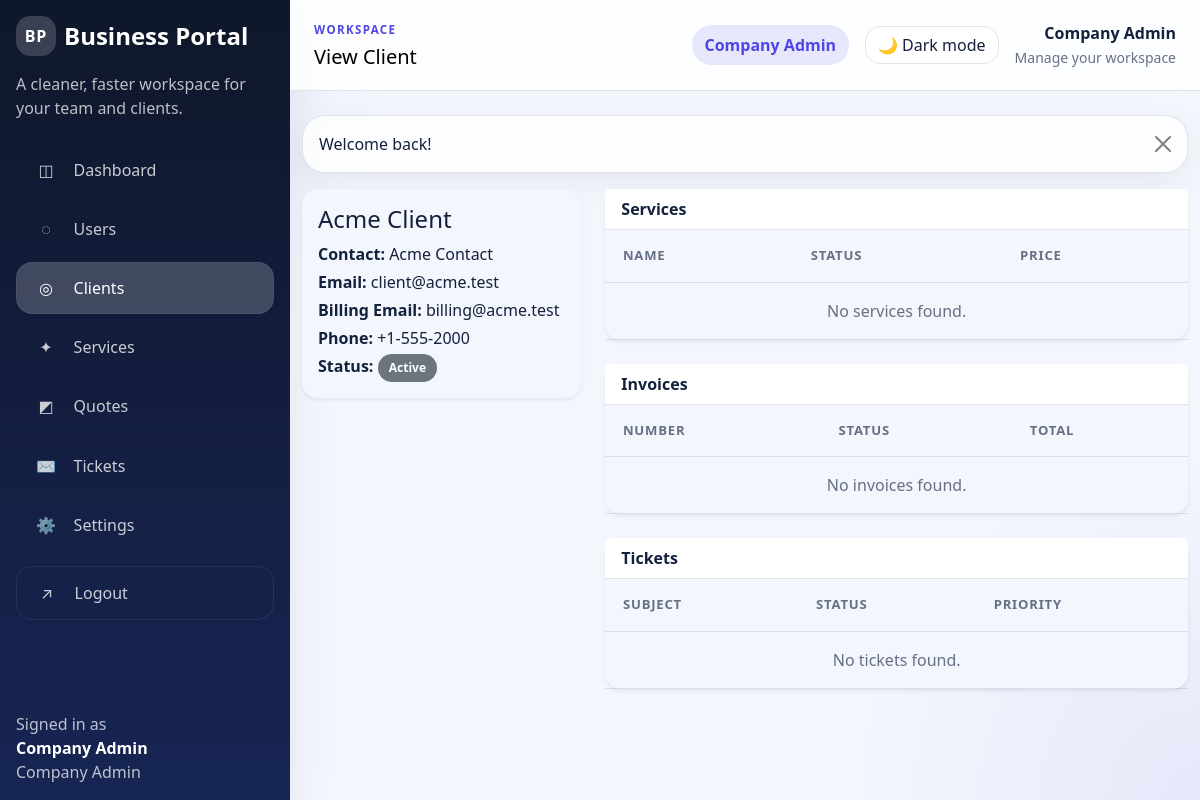
The page /modules/clients/view.php?id=1 (signed in) on the database its author committed.
### tables this page shows
CREATE TABLE clients (
    id INT UNSIGNED AUTO_INCREMENT PRIMARY KEY,
    company_id INT UNSIGNED NOT NULL,
    company_name VARCHAR(150) NOT NULL,
    contact_name VARCHAR(150) DEFAULT NULL,
    email VARCHAR(190) DEFAULT NULL,
    billing_email VARCHAR(190) DEFAULT NULL,
    phone VARCHAR(50) DEFAULT NULL,
    address_line1 VARCHAR(255) DEFAULT NULL,
    city VARCHAR(100) DEFAULT NULL,
    state VARCHAR(100) DEFAULT NULL,
    postal_code VARCHAR(30) DEFAULT NULL,
    country VARCHAR(100) DEFAULT NULL,
    status ENUM('active','inactive') NOT NULL DEFAULT 'active',
    created_at TIMESTAMP NOT NULL DEFAULT CURRENT_TIMESTAMP,
    updated_at TIMESTAMP NOT NULL DEFAULT CURRENT_TIMESTAMP ON UPDATE CURRENT_TIMESTAMP,
    CONSTRAINT fk_clients_company FOREIGN KEY (company_id) REFERENCES companies (id) ON DELETE CASCADE,
    UNIQUE KEY uq_clients_company_email (company_id, email),
    KEY idx_clients_company_status (company_id, status)
);

### config/database.php (called while the page is built, shortened)
<?php
function db(): PDO
{
    static $pdo = null;
    if ($pdo instanceof PDO) {
        return $pdo;
    }
    $dsn = sprintf('mysql:host=%s;dbname=%s;charset=%s', DB_HOST, DB_NAME, DB_CHARSET);
    $pdo = new PDO($dsn, DB_USER, DB_PASS, [
        PDO::ATTR_ERRMODE => PDO::ERRMODE_EXCEPTION,
        PDO::ATTR_DEFAULT_FETCH_MODE => PDO::FETCH_ASSOC,
        PDO::ATTR_EMULATE_PREPARES => false,
    ]);
    return $pdo;
}

### includes/auth.php (called while the page is built, shortened)
<?php
require_once BASE_PATH . '/includes/functions.php';
function current_user(): ?array
{
    return $_SESSION['user'] ?? null;
}
function is_logged_in(): bool
{
    return current_user() !== null;
}
function has_role(string|array $roles): bool
{
    $user = current_user();
    $roles = (array) $roles;
    return in_array($user['role'], $roles, true);
}
function is_super_admin(): bool
{
    return has_role('super_admin');
}
function is_company_admin(): bool
{
    return has_role('company_admin');
}
function has_permission(string|array $permissions): bool
{
    if (is_super_admin() || is_company_admin()) {
        return true;
    }
    return false;
}

### modules/clients/view.php (the view, shortened to what this page needs)
<?php
require_once BASE_PATH . '/includes/auth.php';
$id = request_int('id');
$sql = 'SELECT * FROM clients WHERE id = :id AND ' . (is_super_admin() ? '1=1' : 'company_id = :company_id');
$stmt = db()->prepare($sql);
$stmt->execute(['id' => $id] + company_scope_params());
$client = $stmt->fetch();
$services = [];
if (has_permission('services.view')) {
    $serviceStmt = db()->prepare('SELECT * FROM services WHERE client_id = :client_id AND company_id = :company_id ORDER BY created_at DESC');
    $serviceStmt->execute(['client_id' => $id, 'company_id' => (int) $client['company_id']]);
    $services = $serviceStmt->fetchAll();
}
$invoices = [];
if (has_permission('invoices.view')) {
    $invoiceStmt = db()->prepare('SELECT * FROM invoices WHERE client_id = :client_id AND company_id = :company_id ORDER BY created_at DESC');
    $invoiceStmt->execute(['client_id' => $id, 'company_id' => (int) $client['company_id']]);
    $invoices = $invoiceStmt->fetchAll();
}
$tickets = [];
if (has_permission('tickets.view')) {
    $ticketStmt = db()->prepare('SELECT * FROM tickets WHERE client_id = :client_id AND company_id = :company_id ORDER BY created_at DESC');
    $ticketStmt->execute(['client_id' => $id, 'company_id' => (int) $client['company_id']]);
    $tickets = $ticketStmt->fetchAll();
}
require BASE_PATH . '/includes/header.php';
?>
<div class="row g-4">
<div class="col-lg-4"><div class="card border-0 shadow-sm"><div class="card-body"><h1 class="h4"><?= h($client['company_name']) ?></h1><p class="mb-1"><strong>Contact:</strong> <?= h($client['contact_name']) ?></p><p class="mb-1"><strong>Email:</strong> <?= h($client['email']) ?></p><p class="mb-1"><strong>Billing Email:</strong> <?= h($client['billing_email']) ?></p><p class="mb-1"><strong>Phone:</strong> <?= h($client['phone']) ?></p><p class="mb-0"><strong>Status:</strong> <?= invoice_status_badge($client['status']) ?></p></div></div></div>
<div class="col-lg-8">
<?php if (has_permission('services.view')): ?><div class="card border-0 shadow-sm mb-4"><div class="card-header bg-white"><strong>Services</strong></div><div class="table-responsive"><table class="table mb-0"><thead><tr><th>Name</th><th>Status</th><th>Price</th></tr></thead><tbody><?php if (!$services): ?><tr><td colspan="3" class="text-center text-muted">No services found.</td></tr><?php endif; ?></tbody></table></div></div><?php endif; ?>
<?php if (has_permission('invoices.view')): ?><div class="card border-0 shadow-sm mb-4"><div class="card-header bg-white"><strong>Invoices</strong></div><div class="table-responsive"><table class="table mb-0"><thead><tr><th>Number</th><th>Status</th><th>Total</th></tr></thead><tbody><?php if (!$invoices): ?><tr><td colspan="3" class="text-center text-muted">No invoices found.</td></tr><?php endif; ?></tbody></table></div></div><?php endif; ?>
<?php if (has_permission('tickets.view')): ?><div class="card border-0 shadow-sm"><div class="card-header bg-white"><strong>Tickets</strong></div><div class="table-responsive"><table class="table mb-0"><thead><tr><th>Subject</th><th>Status</th><th>Priority</th></tr></thead><tbody><?php if (!$tickets): ?><tr><td colspan="3" class="text-center text-muted">No tickets found.</td></tr><?php endif; ?></tbody></table></div></div><?php endif; ?>
</div></div>
<?php require BASE_PATH . '/includes/footer.php'; ?>

### includes/functions.php (shortened to what this page needs)
<?php
require_once BASE_PATH . '/config/database.php';
function h(?string $value): string
{
    return htmlspecialchars((string) $value, ENT_QUOTES, 'UTF-8');
}
function invoice_status_badge(string $status): string
{
    $classes = [
        'draft' => 'secondary',
        'sent' => 'info',
        'paid' => 'success',
        'overdue' => 'danger',
        'cancelled' => 'dark',
        'unpaid' => 'warning',
        'open' => 'primary',
        'closed' => 'secondary',
    ];
    $class = $classes[$status] ?? 'secondary';
    return '<span class="badge bg-' . $class . '">' . h(ucfirst($status)) . '</span>';
}

### assets/css/style.css (style rules this page uses)
:root { color-scheme: light; --portal-bg: #f3f6fc; --portal-bg-accent: rgba(76, 118, 255, 0.14); --portal-surface: rgba(255, 255, 255, 0.78); --portal-surface-strong: #ffffff; --portal-border: rgba(122, 138, 170, 0.22); --portal-text: #14213d; --portal-text-muted: #667085; --portal-sidebar-bg: linear-gradient(180deg, #0f172a 0%, #172554 100%); --portal-sidebar-link: rgba(255, 255, 255, 0.78); --portal-sidebar-link-hover: rgba(255, 255, 255, 0.12); --portal-sidebar-link-active: rgba(255, 255, 255, 0.2); --portal-shadow: 0 20px 45px rgba(15, 23, 42, 0.08); --portal-shadow-soft: 0 10px 30px rgba(15, 23, 42, 0.06); --portal-primary: #4f46e5; --portal-primary-rgb: 79, 70, 229; --bs-body-bg: var(--portal-bg); --bs-body-color: var(--portal-text); --bs-border-color: var(--portal-border); --bs-secondary-color: var(--portal-text-muted); --bs-tertiary-bg: rgba(255, 255, 255, 0.7); --bs-card-bg: var(--portal-surface); --bs-card-cap-bg: transparent; --bs-emphasis-color: var(--portal-text); --bs-primary: var(--portal-primary); --bs-primary-rgb: var(--portal-primary-rgb); }
body { min-height: 100vh; background: radial-gradient(circle at top left, var(--portal-bg-accent), transparent 28%), radial-gradient(circle at bottom right, rgba(var(--portal-primary-rgb), 0.08), transparent 24%), var(--portal-bg); color: var(--portal-text); transition: background-color 0.25s ease, color 0.25s ease; }
.card, .table, .form-control, .form-select, .btn, .dropdown-menu, .modal-content { border-radius: 1rem; }
.card, .table-responsive, .table, .form-control, .form-select { border-color: var(--portal-border); }
.card-header, .card-footer { border-color: var(--portal-border); }
.table { --bs-table-bg: transparent; --bs-table-striped-bg: rgba(var(--portal-primary-rgb), 0.04); --bs-table-hover-bg: rgba(var(--portal-primary-rgb), 0.06); --bs-table-color: var(--portal-text); margin-bottom: 0; }
.table thead th { font-size: 0.82rem; text-transform: uppercase; letter-spacing: 0.06em; color: var(--portal-text-muted); border-bottom-color: var(--portal-border); }
.table td, .table th { padding: 1rem 1.1rem; vertical-align: middle; border-color: var(--portal-border); }
.badge { border-radius: 999px; padding: 0.5rem 0.7rem; }

### rows shown on the page
clients: company_name "Acme Client", contact_name "Acme Contact", email "client@acme.test", billing_email "billing@acme.test", phone "+1-555-2000", status "Active"

### other values the page prints
APP_NAME "Business Portal"
$item['icon'] "◫"
$item['label'] "Dashboard"
$item['icon'] "◌"
$item['label'] "Users"
$item['icon'] "◎"
$item['label'] "Clients"
$item['icon'] "✦"
$item['label'] "Services"
$item['icon'] "◩"
$item['label'] "Quotes"
$item['icon'] "✉"
$item['label'] "Tickets"
$item['icon'] "⚙"
$item['label'] "Settings"
